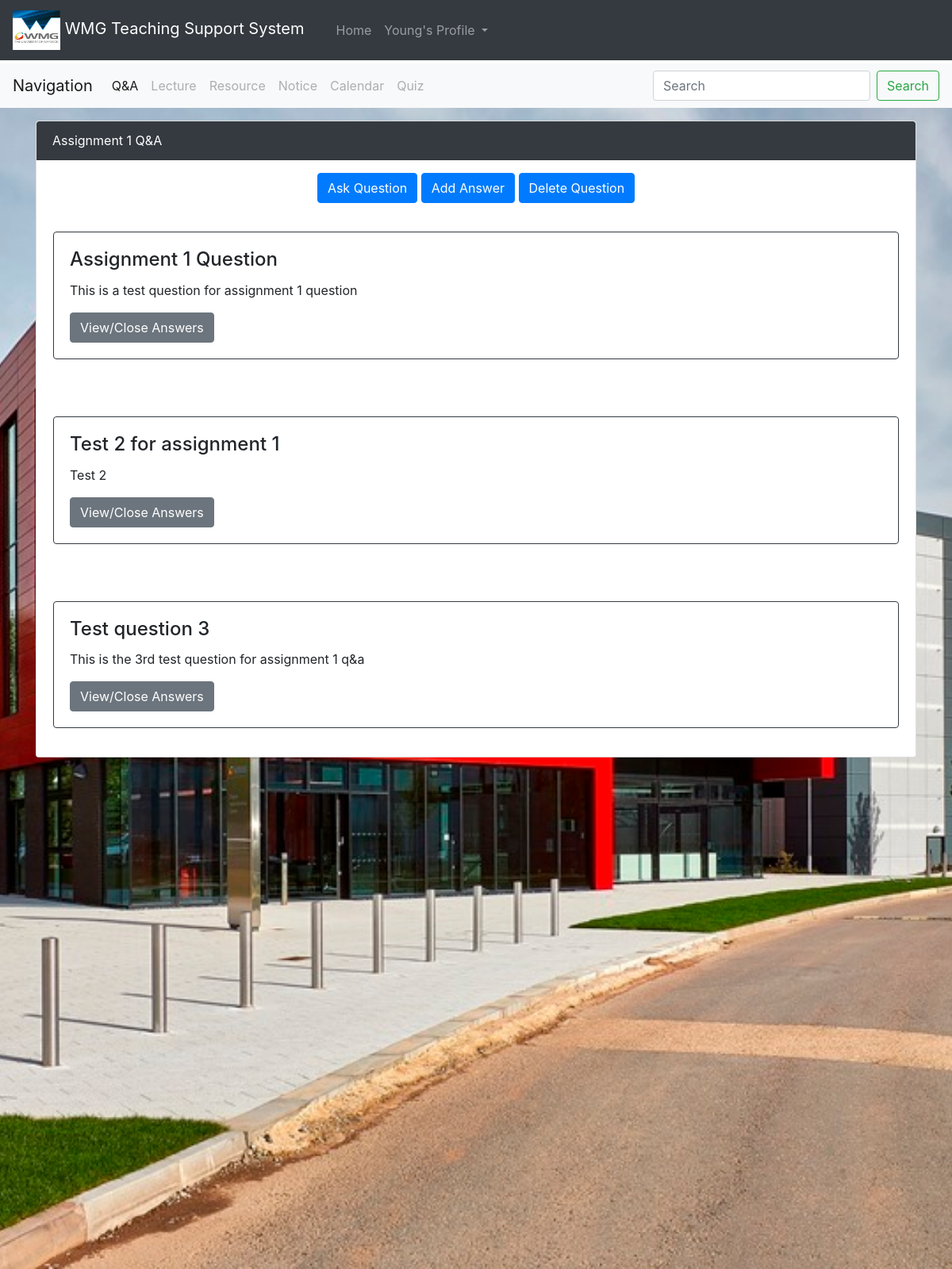
/Q-A-Board/id/2 (signed in), run on the app's committed database.
### app/models.py (models this page shows)
class User(db.Model, UserMixin):
    id = db.Column(db.Integer, primary_key = True)
    email = db.Column(db.String(100), unique = True, nullable = False)
    password = db.Column(db.String(80), nullable = False)
    fName = db.Column(db.String(20), nullable = False)
    sName = db.Column(db.String(30), nullable = False)
    userType = db.Column(db.String(20), nullable = False)
    questions = db.relationship('Question', backref='author')
    answers = db.relationship('Answer', backref='author')
    comments = db.relationship('Comment', backref='author')

class QABoard(db.Model):
    id = db.Column(db.Integer, primary_key = True)
    boardName = db.Column(db.String(50), nullable = False)
    boardDesc = db.Column(db.String(500), nullable = True)
    backImg = db.Column(db.String(100), nullable = True)
    questions = db.relationship('Question', backref='board')

class Question(db.Model):
    id = db.Column(db.Integer, primary_key = True)
    qTitle = db.Column(db.String(500), nullable = False)
    qBody = db.Column(db.String(1000))
    postDate = db.Column(db.DateTime)
    posterId = db.Column(db.Integer, db.ForeignKey(User.id))
    boardId = db.Column(db.Integer, db.ForeignKey(QABoard.id))
    answers = db.relationship('Answer', backref='question')
    comments = db.relationship('Comment', backref='question')

### app/views.py (the view)
@base.route('/Q-A-Board/id/<boardId>')
@login_required
def QABoard_abstract(boardId):
    board = boardAccess.getBoard(boardId)
    questions = boardAccess.getQuestions(boardId)
    answers = boardAccess.getAnswers(boardId)
    return render_template('boards/q_a_board_abstract.html', board=board, questions=questions, answers=answers)

### app/__init__.py (called while the page is built)
def create_app():
	app = Flask(__name__)
	app.config.from_object('app.config.DevelopmentConfig')
	UPLOAD_FOLDER = join(dirname(realpath(__file__)), 'static/uploads')
	app.config['UPLOAD_FOLDER'] = UPLOAD_FOLDER
	from app.models import db, User
	db.init_app(app)
	migrate = Migrate(app, db)
	@app.route('/ping', methods=['GET'])
	def ping_pong():
		return jsonify({
			'status': 'Epic success',
			'message': 'pong!'
			})
	from app.admin_views import admin
	from app.login_views import login
	from app.views import base
	'''Log-in manager initialisation'''
	login_manager = LoginManager()
	login_manager.init_app(app)
	login_manager.login_view = "login.logIn"
	''' Misc and Error Handling'''
	@login_manager.user_loader
	def load_user(user_id):
		return User.query.get(int(user_id))
	app.register_blueprint(admin)
	app.register_blueprint(login)
	app.register_blueprint(base)
	return app

### app/api/dbBoardAccess.py (called while the page is built)
    def getBoard(boardId):
        board = QABoard.query.filter_by(id=boardId).first()
        return board

    def getQuestions(boardId):
        questions = Question.query.filter_by(boardId=boardId).all()
        return questions

    def getAnswers(boardId):
        answers = Answer.query.join(Answer.question, aliased=True).filter_by(boardId=boardId).all()
        return answers

### app/templates/boards/q_a_board_abstract.html (shortened to what this page needs)
{% extends "base.html" %}
{% block css %}
<link rel="stylesheet" href="{{ url_for('static', filename = 'QABoard.css') }}">
{% endblock %}
{% block homeLink %}
<a class="nav-link" href="{{ url_for('base.home') }}">Home</a>
{% endblock %}
{% block boardLinks %}
<li class="nav-item active">
	<a class="nav-link" href="{{ url_for('base.QABoardHome') }}">Q&A</a>
</li>
<li class="nav-item">
	<a class="nav-link disabled" href="#">Lecture</a>
</li>
<li class="nav-item">
	<a class="nav-link disabled" href="#">Resource</a>
</li>
<li class="nav-item">
	<a class="nav-link disabled" href="#">Notice</a>
</li>
<li class="nav-item">
	<a class="nav-link disabled" href="#">Calendar</a>
</li>
<li class="nav-item">
	<a class="nav-link disabled" href="#">Quiz</a>
</li>
{% endblock %}
{% block body %}
<div class="container" style="padding-top: 1rem;">
	<div class="card overflow-auto" style="max-height: 57rem;">
		<div class="card-header text-white bg-dark mb-3">
			{{ board.boardName }}
		</div>
		<div class="container text-center" style="padding: 0rem;" id="questionCreationButtons">
			<div class="col-md-12 text-center">
				<button type="button" class="btn btn-primary" data-toggle="modal" data-target="#askQuestionModal">Ask Question</button>
				<button type="button" class="btn btn-primary" data-toggle="modal" data-target="#addAnswerModal">Add Answer</button>
				{% if current_user.userType == 'Tutor' %}
				<button type="button" class="btn btn-primary" data-toggle="modal" data-target="#deleteQuestionModal">Delete Question</button>
				{%endif%}
			</div>
		</div>
		{% if questions is defined and questions|length > 0 %}
		{% for question in questions %}
		<div class="row">
			<div class="card-body" style="margin: 1rem;">
				<div class="card border-dark">
					<div class="card-body">
						<h4 class="card-title">{{ question.qTitle }}</h4>
						<p class="card-text">{{ question.qBody }}</p>
						<button class="btn btn-secondary" type="button" data-toggle="collapse" data-target="#collapse{{question.id}}" aria-expanded="false" aria-controls="collapseExample">
							View/Close Answers
						</button>
					</div>
				</div>
			</div>
		</div>
		{% endfor %}
		{% else %}
		<div class="card-body">
			<h4 style="text-align: center;">Ask a question! It will show up here.</h4>
		</div>
		{%endif%}
	</div>
</div>
{% endblock %}

### app/templates/base.html (shortened to what this page needs)
<html lang="en">
    <head>
        <link rel="stylesheet" href="https://maxcdn.bootstrapcdn.com/bootstrap/4.5.2/css/bootstrap.min.css">
        {% block css %}{% endblock %}
    </head>
    <body style="min-height: 100rem; padding-top: 5rem;">
        <div class="bg">
            <nav class="navbar navbar-expand-md navbar-dark fixed-top bg-dark">
                <a class="navbar-brand" href="#">
                    <image src="{{url_for('static',filename = 'images/wmglogo.png')}}" width = "60" height = "50" class="d-inline-block align-middle" href="{{ url_for('base.goHome') }}" alt="">
                    WMG Teaching Support System
                </a>
                <div class="navbar">
                    <ul class="navbar-nav mr-auto">
                        <li class="nav-item">
                            {% block homeLink %}
                            {% endblock %}
                        </li>
                        <li class="nav-item dropdown">
                            {% if current_user.is_authenticated %}
                            <a class="nav-link dropdown-toggle" href="#" id="navbarDropdown" role="button" data-toggle="dropdown" aria-haspopup="true" aria-expanded="false">
                            {{current_user.fName}}'s Profile
                            </a>
                            {%endif%}
                        </li>
                    </ul>
                </div>
            </nav>
            <nav class="navbar navbar-expand-sm navbar-light bg-light">
                <a class="navbar-brand" href="#">Navigation</a>
                <div class="collapse navbar-collapse" id="navbarSupportedContent">
                    <ul class="navbar-nav mr-auto">
                        {% block boardLinks %}
                        {% endblock %}
                    </ul>
                    <form action="{{ url_for('base.searchResults') }}" method="POST" class="form-inline my-2 my-lg-0">
                        <input name = "search" class="form-control mr-sm-2" type="search" placeholder="Search" aria-label="Search">
                        <button value = 'searchSubmit' name='action' class="btn btn-outline-success my-2 my-sm-0" type="submit">Search</button>
                    </form>
                </div>
            </nav>
            {% block body %}
            {% endblock %}
        </div>
    </body>
</html>

### app/static/QABoard.css (style rules this page uses)
body, html { height: 100%; }
.bg { background-image: url("images/DAC.jpg"); height: 100%; background-position: center; background-repeat: no-repeat; background-size: cover; }

### data on the page
User: fName "Young"
QABoard: boardName "Assignment 1 Q&A"
Question: qTitle "Assignment 1 Question", qBody "This is a test question for assignment 1 question"
Question: qTitle "Test 2 for assignment 1", qBody "Test 2"
Question: qTitle "Test question 3", qBody "This is the 3rd test question for assignment 1 q&a"
